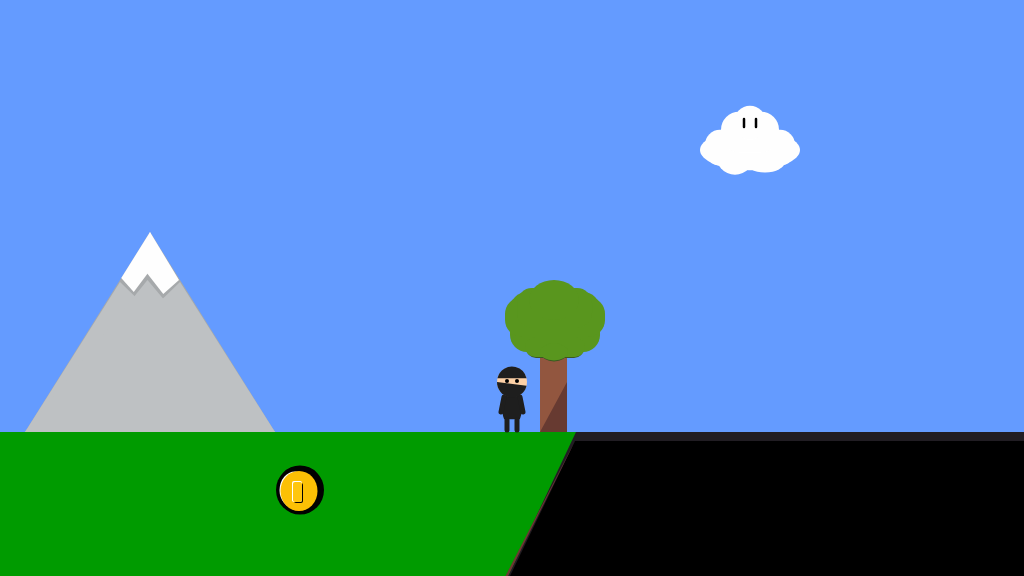
Frame 1 (no input)
Frame 60 (no input): identical to frame 1, image omitted
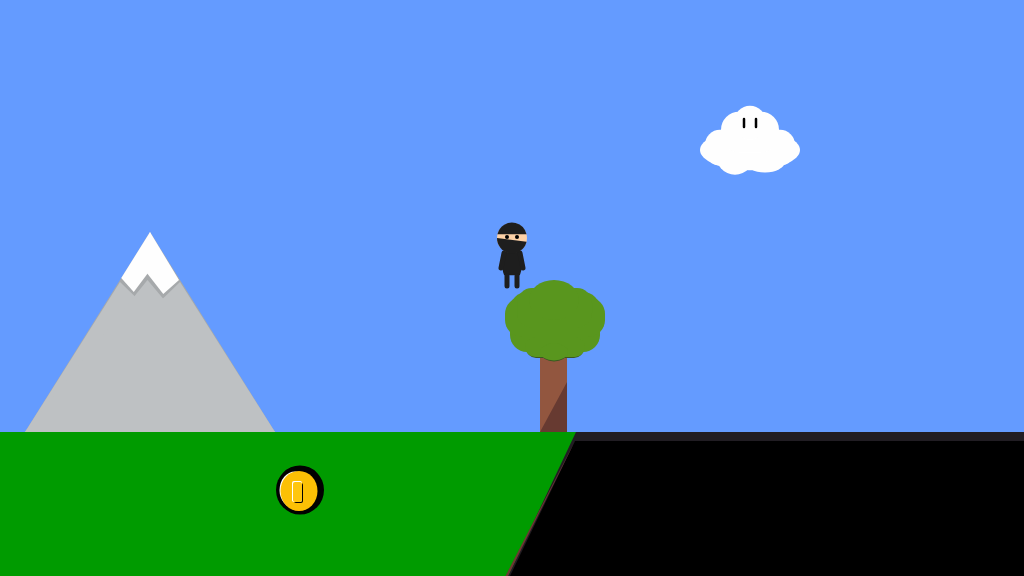
Frame 120 (the mouse pressed at the canvas centre since frame 60)

The p5.js sketch that drew these frames (run headless with seeded random() and noise() and a simulated clock; from frame 60 on, the mouse is pressed at the canvas centre):

// p5.js sketch
// ── sketch.js
let canyon, collectable, mountain, cloud;

let gameChar_x;
let gameChar_y;

let treePos_x;
let treePos_y;

let floorPos_y;

function setup() {
	createCanvas(1024, 576);
	floorPos_y = 432;
	
	cloud = {x_pos: 750, 
			 y_pos: 150, 
			 width: 100, 
			 height:45};

	mountain = {x_pos: 150, 
				y_pos: floorPos_y, 
				width: 250, 
				height:200};

	treePos_x = width/1.85;
	treePos_y = floorPos_y;
	
	canyon = {x_pos: 575,
		width: 500};

	collectable = {x_pos: 300, 
				   y_pos: 490, 
				   size: 49};

	gameChar_x = width/2;
	gameChar_y = floorPos_y;
}
function draw() {
	background(100, 155, 255); //fill the sky blue

	noStroke();
	fill(0, 155, 0);
	rect(0, floorPos_y, height, width - floorPos_y); //draw some green ground

	drawCloud();
	drawMountain();
	drawTree();
	drawCanyon();
	drawCollectable();
	drawGameChar();
}
function mousePressed() {
	gameChar_x = mouseX;
	gameChar_y = mouseY;
}
function drawCloud(){
	push();
	rectMode(CENTER);
	///////////////////////CLOUD//////////////////////////
	fill(254);
					///////MAIN///////
	ellipse(cloud.x_pos, cloud.y_pos,							//POSITION
			cloud.width,cloud.height * .9);					//SIZE
					///BOTTOM_LEFT////
	ellipse(cloud.x_pos - cloud.width / 2 * .3,				// X
			cloud.y_pos + cloud.height / 2 * .1,				// Y
			cloud.width * .4, cloud.height);					//SIZE
					///BOTTOM_RIGHT///
	ellipse(cloud.x_pos + cloud.width / 2 * .3,				// X
			cloud.y_pos + cloud.height / 2 * .5,				// Y
			cloud.width * .4,cloud.height * .5);			//SIZE
					//MIDDLE_CORNERS//
	rect(cloud.x_pos,											// X
	  cloud.y_pos - cloud.height / 2 * .1, 					// Y
	  cloud.width * .9,cloud.height * .8,15);			//SIZE
					///TOP_CORNERS////
	rect(cloud.x_pos,											// X
	  cloud.y_pos - cloud.height / 2 * .8,	 				// Y
	  cloud.width * .58,cloud.height*.9, 18);			//SIZE
					////TOP_CENTER////
	ellipse(cloud.x_pos,										// X
		cloud.y_pos - cloud.height / 2 * 1.22, 				// Y
		cloud.width * .32,cloud.height * .75);			//SIZE
	///////////////////////EYES///////////////////////////
	fill(1);
					///////LEFT///////
	rect(cloud.x_pos - cloud.width / 2 * .12,				// X
		cloud.y_pos - cloud.height / 2 * 1.2, 				// Y
		cloud.width * .025,cloud.height * .23, 2);		// SIZE
					//////RIGHT///////
	rect(cloud.x_pos + cloud.width / 2 * .12,				// X
		cloud.y_pos - cloud.height / 2 * 1.2, 				// Y
		cloud.width * .025,cloud.height * .23, 2);		// SIZE
	
	pop();
}
function drawMountain(){
	//////////////////////Dark_Grey_Detail////////////////////////// 
	fill(166, 169, 171);
	triangle(mountain.x_pos - mountain.width / 2, mountain.y_pos,	//LEFT___BOTTOM
		 	 mountain.x_pos + mountain.width / 2, mountain.y_pos,	//RIGHT__BOTTOM
				 mountain.x_pos,mountain.y_pos - mountain.height);	//CENTER__TOP__
	////////////////////////Main_Mountain///////////////////////////
	fill(190, 193, 195);
							/////LEFT/////
	triangle(mountain.x_pos - mountain.width / 2, mountain.y_pos, 	//LEFT___BOTTOM_
			 mountain.x_pos + mountain.width / 2, mountain.y_pos, 	//RIGHT__BOTTOM_
			 mountain.x_pos - mountain.width / 2 * .24,			 	//CENTER__TOP__X
			 mountain.y_pos - mountain.height * .75);			  	//CENTER__TOP__Y
							////CENTER////
	triangle(mountain.x_pos - mountain.width / 2, mountain.y_pos, 	//LEFT___BOTTOM_
			 mountain.x_pos + mountain.width / 2, mountain.y_pos, 	//RIGHT__BOTTOM_
			 mountain.x_pos - mountain.width * .01,				  	//CENTER__TOP__X
			 mountain.y_pos - mountain.height * .76);			  	//CENTER__TOP__Y
							////RIGHT////
	triangle(mountain.x_pos - mountain.width / 2, mountain.y_pos, 	//LEFT___BOTTOM_
			 mountain.x_pos + mountain.width / 2, mountain.y_pos, 	//RIGHT__BOTTOM_
			 mountain.x_pos + mountain.width / 2 * .24,			  	//CENTER__TOP__X
			 mountain.y_pos - mountain.height * .75);			  	//CENTER__TOP__Y
	//////////////////////////////Tip////////////////////////////////
	fill(254);
							/////LEFT/////
	quad(mountain.x_pos + mountain.width / 2 * .05,			      	//RIGHT____TOP__X
		 mountain.y_pos - mountain.height * .85,				  	//RIGHT____TOP__Y
			 mountain.x_pos,mountain.y_pos - mountain.height, 	  	//LEFT_____TOP___
		 mountain.x_pos - mountain.width / 2 * .23,				  	//LEFT___BOTTOM_X
		 mountain.y_pos - mountain.height * .77, 				  	//LEFT___BOTTOM_Y
		 mountain.x_pos - mountain.width / 2 * .13,				  	//RIGHT__BOTTOM_X
		 mountain.y_pos - mountain.height * .7);				  	//RIGHT__BOTTOM_Y
							////RIGHT////
	quad(mountain.x_pos - mountain.width / 2 * .05,			      	//LEFT___TOP____X
		 mountain.y_pos - mountain.height * .815,				  	//LEFT___TOP____Y
			 mountain.x_pos,mountain.y_pos - mountain.height, 	  	//RIGHT__TOP_____
		 mountain.x_pos + mountain.width *.116,					  	//RIGHT__BOTTOM_X
		 mountain.y_pos - mountain.height * .76,				  	//RIGHT__BOTTOM_Y 
		 mountain.x_pos + mountain.width *.053,						//LEFT___BOTTOM_X
		 mountain.y_pos - mountain.height * .69);					//LEFT___BOTTOM_Y
}
function drawTree(){
	//////////////////////////TRUNK////////////////////////////
	fill(146, 86, 63);
	rect(treePos_x-13.5,treePos_y-100, 27,100);
	/////////////////////////DETAIL////////////////////////////
						/////TRUNK/////
	fill(103, 58, 49);
	triangle(treePos_x-13.5,treePos_y,				//LEFT
			 treePos_x+13.5,treePos_y,				//RIGHT
			 treePos_x+13.5,treePos_y-50);		//TOP
						/////LEAFS/////
	fill(58, 87, 34);
	rect(treePos_x-27.5,treePos_y-94,58,20, 30); 	//SIDE
	ellipse(treePos_x+.5,treePos_y-79,26,17);			//BOTTOM
	/////////////////////////LEAFS/////////////////////////////
	fill(89, 150, 30);
	rect(treePos_x-43.5,treePos_y-140,90,60, 17);	//MAIN
	rect(treePos_x-28.5,treePos_y-95,60,20, 17); 	//BOTTOM_SIDE
	ellipse(treePos_x+.5,treePos_y-80,28,17);			//BOTTOM_CENTER
	rect(treePos_x-48.5,treePos_y-135,100,40, 17);	//MIDDLE_SIDE
	rect(treePos_x-36.5,treePos_y-144,75,40, 15); 	//MIDDLE_CENTER
	ellipse(treePos_x+.5,treePos_y-132,50,40);			//__TOP__CENTER
}
function drawCanyon(){
	/////////////////////////////LIGHT///////////////////////////////
	fill(33, 29, 35);
	quad(canyon.x_pos+1,432,					//LEFT__TOP
		 canyon.width+canyon.x_pos, 432,	//RIGHT_TOP
		 canyon.width+canyon.x_pos-33,576,	//RIGHT_BOTTOM
		 canyon.x_pos-67,576);				//LEFT__BOTTOM
	/////////////////////////////DARK////////////////////////////////
	fill(0)
	quad(canyon.x_pos,441, 						//LEFT__TOP
	 canyon.width+canyon.x_pos-3,441,		//RIGHT_TOP
	 canyon.width+canyon.x_pos-35,576, 		//RIGHT_BOTTOM
	 canyon.x_pos-65,576);					//LEFT__BOTTOM
	/////////////////////////////DIRT////////////////////////////////
	fill(113, 54, 51);
	triangle(canyon.x_pos+1,439,				//TOP____CENTER
			 canyon.x_pos-67,576,			//BOTTOM_RIGHT
			 canyon.x_pos-69.5,576);		//BOTTOM_LEFT
}
function drawCollectable(){
	push();
	
	rectMode(CENTER);
	let s = collectable.size/49
	scale(s);
	
	//////////////////////////////////OUTER//////////////////////////////////////
								//////BLACK//////
	fill(1);
	ellipse(collectable.x_pos/s,collectable.y_pos/s,48,49);
								//////WHITE//////
	fill(255);
	ellipse((collectable.x_pos-5)/s,collectable.y_pos/s,31,37);
								//////GOLD///////
	fill(252, 192, 5);
	ellipse((collectable.x_pos-1)/s,(collectable.y_pos+1)/s,37,40);
	//////////////////////////////////INNER//////////////////////////////////////
								//////BLACK//////
	fill(1);
	rect((collectable.x_pos-1.5)/s,(collectable.y_pos+3)/s,9,20,2);
								//////WHITE//////
	fill(255);
	rect((collectable.x_pos-3)/s,(collectable.y_pos+1.5)/s,10,21,2);
								//////GOLD///////
	fill(257, 198, 15);
	rect((collectable.x_pos-2.5)/s,(collectable.y_pos+2)/s,9,20,2);
	
	pop()
}
function drawGameChar(){
	fill(30);
	arc(gameChar_x, gameChar_y-25, 20, 40, PI-1, 1, CHORD); // body

	stroke(30);
	strokeWeight(5)
	line(gameChar_x-5, gameChar_y-2, gameChar_x-5, gameChar_y-12);//left leg
	line(gameChar_x+5, gameChar_y-2, gameChar_x+5, gameChar_y-12);//right leg
	line(gameChar_x-11, gameChar_y-20, gameChar_x-8, gameChar_y-35); //left arm
	line(gameChar_x+11, gameChar_y-20, gameChar_x+8, gameChar_y-35); //right arm
	noStroke();

	push();
	fill(253, 209, 167);
	ellipse(gameChar_x, gameChar_y-50, 30); // head
	pop();

	arc(gameChar_x, gameChar_y-50, 30, 31, PI+.25, -.25, CHORD); //top of mask
	arc(gameChar_x, gameChar_y-50, 30, 31, .25, PI, CHORD); //bottom of mask

	fill(0);
	ellipse(gameChar_x - 5 , gameChar_y-51, 4); // left eye
	ellipse(gameChar_x + 5 , gameChar_y-51, 4); // right eye
}
